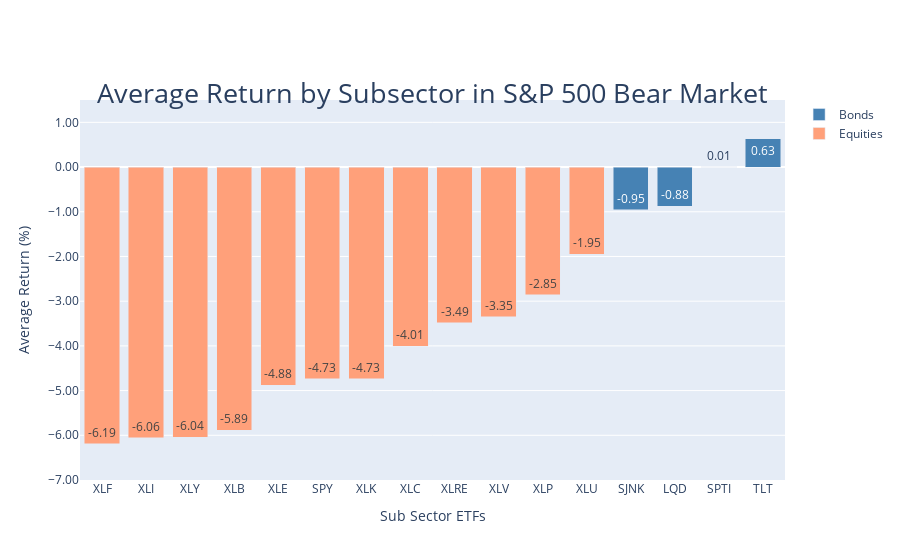

Notebook cell for this chart:
### Markdown cell above
# Plotting

### Code cell
metric = avg_returns_df[avg_returns_df['Type']==1].Tickers 

fig = go.Figure()
fig.add_trace(go.Bar(
    x=metric,
    y=avg_returns_df['Bear'],
    name='Equities',
    marker_color = 'lightsalmon',
    texttemplate="%{y:0.2f}",
))

metric_2 = avg_returns_df[avg_returns_df['Type']==0].Tickers 
avg_bond_ret = avg_returns_df[avg_returns_df['Type']==0].Bear 
fig.add_trace(go.Bar(
    x=metric_2,
    y=avg_bond_ret,
    name='Bonds',
    marker_color='steelblue',


    texttemplate="%{y:0.2f}",
     
))

fig.update_layout(barmode='group', xaxis_tickangle=0)
fig.update_layout(title=dict(text="Average Return by Subsector in S&P 500 Bear Market",font=dict(size=27),x=0.5,y=0.85,xref="paper"),yaxis_title=("Accuracy (%)"),xaxis_title="Sub Sector ETFs")
fig.update_layout(yaxis_title="Average Return (%)",font=dict(size=12))
fig.update_yaxes(tickformat=".2f")
fig.update_layout(yaxis_range=[-7,1.5])
fig.update_layout(barmode='stack', xaxis={'categoryorder':'total ascending'})

### Figure 1 — Plotly figure (JSON) as saved in the notebook; plotly's stock layout.template omitted (floating-point values rounded to 4 significant figures)
{"data": [{"marker": {"color": "lightsalmon"}, "name": "Equities", "texttemplate": "%{y:0.2f}", "type": "bar", "x": ["SPY", "XLE", "XLU", "XLK", "XLB", "XLP", "XLY", "XLI", "XLC", "XLV", "XLF", "XLRE"], "y": [-4.733, -4.881, -1.946, -4.733, -5.886, -2.853, -6.04, -6.06, -4.013, -3.351, -6.192, -3.486, 0.6286, -0.9544, 0.00679, -0.8791]}, {"marker": {"color": "steelblue"}, "name": "Bonds", "texttemplate": "%{y:0.2f}", "type": "bar", "x": ["TLT", "SJNK", "SPTI", "LQD"], "y": [0.6286, -0.9544, 0.00679, -0.8791]}], "layout": {"barmode": "stack", "font": {"size": 12}, "title": {"font": {"size": 27}, "text": "Average Return by Subsector in S&P 500 Bear Market", "x": 0.5, "xref": "paper", "y": 0.85}, "xaxis": {"categoryorder": "total ascending", "tickangle": 0, "title": {"text": "Sub Sector ETFs"}}, "yaxis": {"range": [-7, 1.5], "tickformat": ".2f", "title": {"text": "Average Return (%)"}}}}
